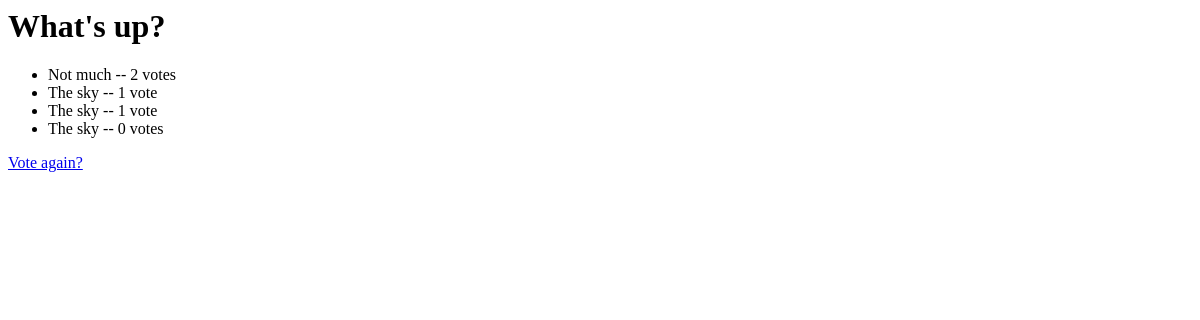
Before: /1/results/ with the older database file.
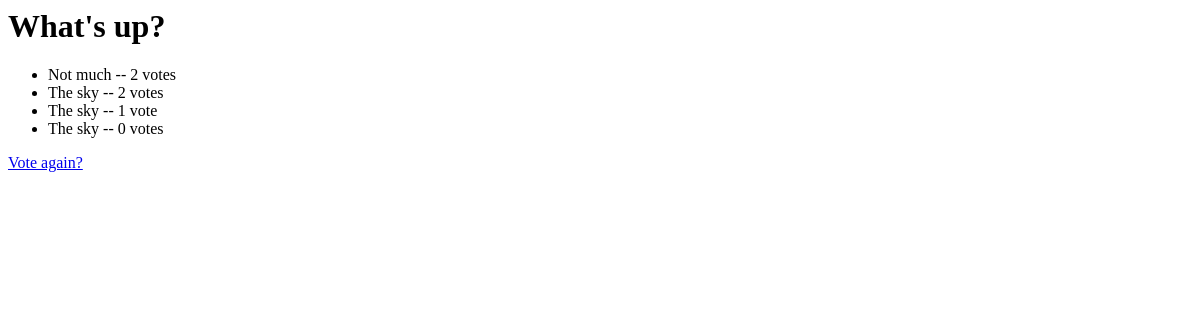
After: the same page with the newer database file.
### polls/models.py (models this page shows, shortened)
class Question(models.Model):
    question_text = models.CharField(max_length=200)
    pub_date = models.DateTimeField('date published')

class Choice(models.Model):
    question = models.ForeignKey(Question, on_delete=models.CASCADE)
    choice_text = models.CharField(max_length=200)
    votes = models.IntegerField(default=0)

### polls/views.py (the view)
# urls.py: url(r'^(?P<pk>[0-9]+)/results/$', views.ResultsView.as_view(), name='results'),
class ResultsView(generic.DetailView):
    model = Question
    template_name = 'polls/results.html'

### polls/templates/polls/results.html
<h1>{{ question.question_text }}</h1>
<ul>
{% for choice in question.choice_set.all %}
    <li>{{ choice.choice_text }} -- {{ choice.votes }} vote{{ choice.votes|pluralize }}</li>
{% endfor %}
</ul>
<a href="{% url 'polls:detail' question.id %}">Vote again?</a>

Changed rows visible on the page:
changed Choice (number 2 of 4 on the later page): votes "1" → "2"
